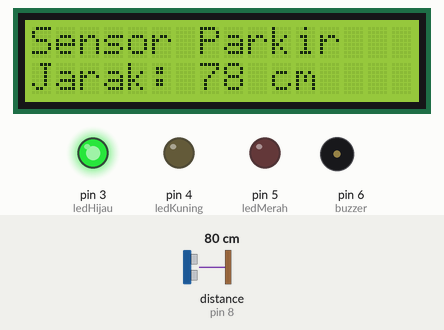
Simulated run of this sketch. Board: Arduino Uno, built with avr-gcc and run on an emulated ATmega328P. On the bench: 16×2 character LCD, output pins drawn as LEDs (lit = HIGH), buzzer (waves = sounding). Wiring (inferred from the names in the program): ultrasonic range finder: trigger pin 9; echo pin 8. Inputs (shaded band) come from the test bench; at power-on: distance to the obstacle (sensor on pin 8) 80 cm. The echo pulse lasts 58.3 µs per cm; pins used as bus, display or sensor lines are not drawn.

Above: at 1.2 s.
1.3 s: distance to the obstacle (sensor on pin 8) set to 45 cm
At 1.8 s:
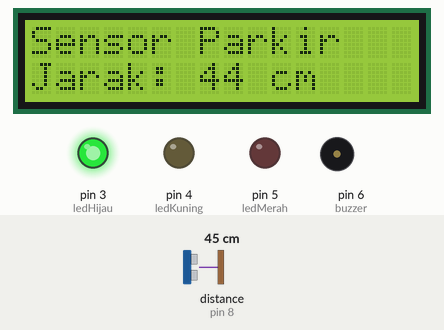
2.8 s: distance to the obstacle (sensor on pin 8) set to 37 cm
At 3.2 s:
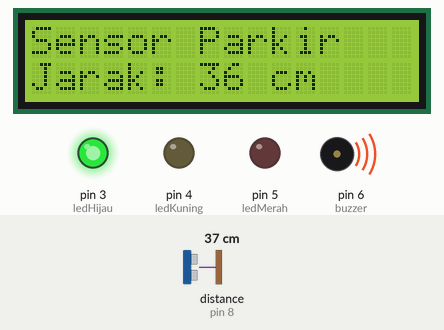
5.8 s: distance to the obstacle (sensor on pin 8) set to 28 cm
At 6.02 s:
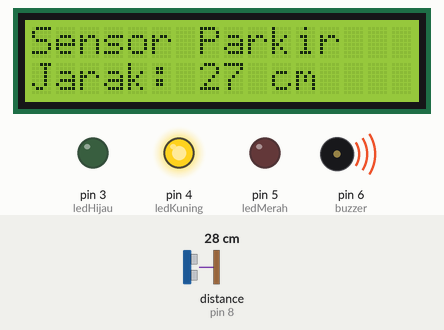
7.8 s: distance to the obstacle (sensor on pin 8) set to 13 cm
At 7.97 s:
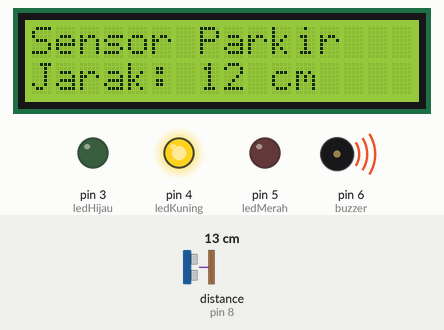
9.3 s: distance to the obstacle (sensor on pin 8) set to 10 cm
At 10.1 s:
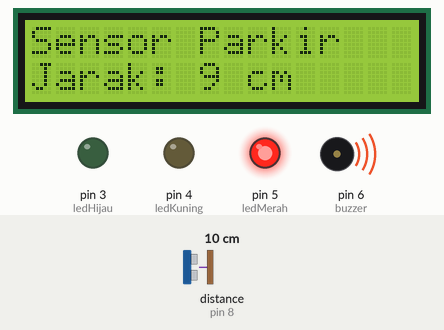
Timing chart, 0 to 11.8 s (numbered marks = the images above; inputs shaded):
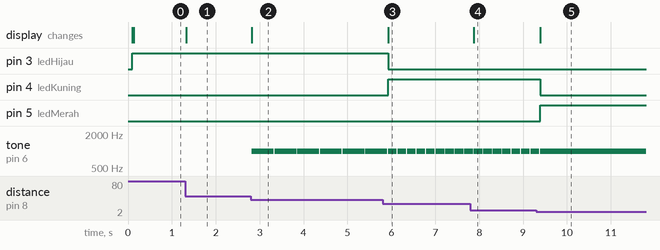

The sketch:

Sensor_Parkir.ino
```cpp
#include <Wire.h>
#include <LiquidCrystal_I2C.h>

LiquidCrystal_I2C lcd(0x27, 16, 2);

const int trigPin = 9;
const int echoPin = 8;
const int ledMerah = 5;
const int ledKuning = 4;
const int ledHijau = 3;
const int buzzer = 6;

long duration;
int distance;

void setup() {
  lcd.init();
  lcd.backlight();

  pinMode(trigPin, OUTPUT);
  pinMode(echoPin, INPUT);
  pinMode(ledMerah, OUTPUT);
  pinMode(ledKuning, OUTPUT);
  pinMode(ledHijau, OUTPUT);
  pinMode(buzzer, OUTPUT);

  lcd.setCursor(0, 0);
  lcd.print("Sensor Parkir");
}

void loop() {
  // Baca jarak dari HC-SR04
  digitalWrite(trigPin, LOW);
  delayMicroseconds(2);
  digitalWrite(trigPin, HIGH);
  delayMicroseconds(10);
  digitalWrite(trigPin, LOW);

  duration = pulseIn(echoPin, HIGH);
  distance = duration * 0.034 / 2;

  // Tampilkan di LCD
  lcd.setCursor(0, 1);
  lcd.print("Jarak: ");
  lcd.print(distance);
  lcd.print(" cm   ");

  // Logika LED dan Buzzer
  if (distance <= 10) {
    digitalWrite(ledMerah, HIGH);
    digitalWrite(ledKuning, LOW);
    digitalWrite(ledHijau, LOW);
    tone(buzzer, 1000); // bunyi terus
  }
  else if (distance <= 30) {
    digitalWrite(ledMerah, LOW);
    digitalWrite(ledKuning, HIGH);
    digitalWrite(ledHijau, LOW);
    tone(buzzer, 1000);
    delay(200);
    noTone(buzzer);
  }
  else if (distance <= 40) {
    digitalWrite(ledMerah, LOW);
    digitalWrite(ledKuning, LOW);
    digitalWrite(ledHijau, HIGH);
    tone(buzzer, 1000);
    delay(500);
    noTone(buzzer);
  }
  else {
    digitalWrite(ledMerah, LOW);
    digitalWrite(ledKuning, LOW);
    digitalWrite(ledHijau, HIGH);
    noTone(buzzer);
  }
}
```

Measured:
- the behaviour switches between 42 and 41 cm on distance to the obstacle (sensor on pin 8) (found by bisection; images 1 and 2)
- the behaviour switches between 32 and 31 cm on distance to the obstacle (sensor on pin 8) (found by bisection; images 2 and 3)
- the behaviour switches between 12 and 11 cm on distance to the obstacle (sensor on pin 8) (found by bisection; images 4 and 5)
- after the input at 1.3 s, the display: changes at once (image 1)
- after the input at 2.8 s, tone on pin 6 (buzzer): alternates 1000 Hz for 0.50 s and silent for 0.02 s, starting at once; the display: changes at once (image 2)
- after the input at 5.8 s, pin 3 (ledHijau): HIGH → LOW after 0.13 s; pin 4 (ledKuning): LOW → HIGH after 0.13 s; tone on pin 6 (buzzer): alternates 1000 Hz for 0.20 s and silent for 0.02 s, starting after 0.33 s; the display: changes after 0.13 s (image 3)
- after the input at 7.8 s, the display: changes after 0.08 s (image 4)
- after the input at 9.3 s, pin 4 (ledKuning): HIGH → LOW after 0.09 s; pin 5 (ledMerah): LOW → HIGH after 0.09 s; tone on pin 6 (buzzer): goes on until 9.4 s, then stays 1000 Hz; the display: changes after 0.09 s (image 5)
